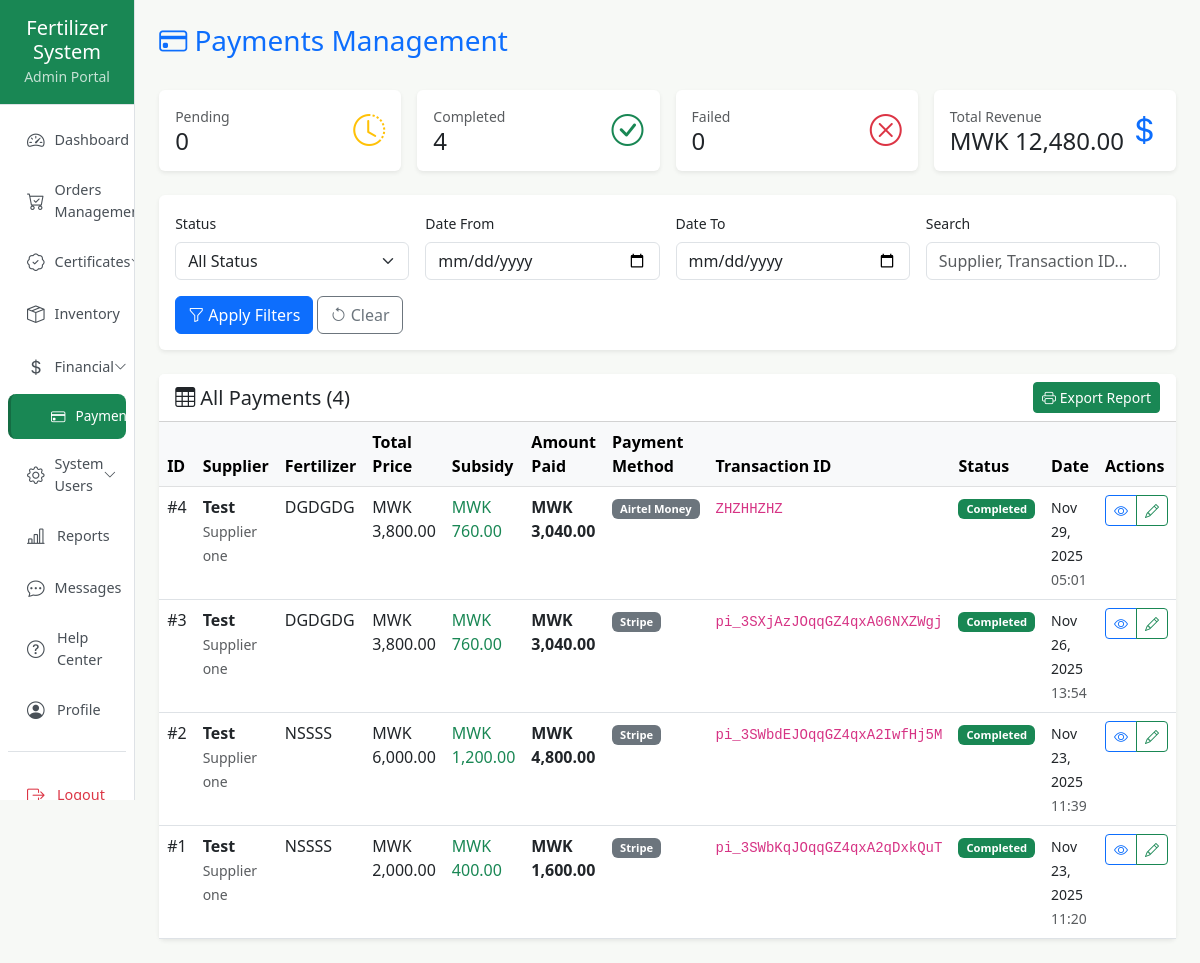
Page /admin/payments.php (signed in) on the committed database.
### tables this page shows
CREATE TABLE `payments` (
  `id` int(11) NOT NULL,
  `order_id` int(11) DEFAULT NULL,
  `total_price` decimal(10,2) DEFAULT NULL,
  `subsidy` decimal(10,2) DEFAULT NULL,
  `amount_paid` decimal(10,2) DEFAULT NULL,
  `payment_status` enum('Pending','Completed','Failed') DEFAULT 'Pending',
  `payment_method` varchar(50) DEFAULT NULL,
  `transaction_id` varchar(100) DEFAULT NULL,
  `receipt_path` text DEFAULT NULL,
  `payment_date` timestamp NOT NULL DEFAULT current_timestamp()
);

CREATE TABLE `users` (
  `id` int(11) NOT NULL,
  `full_name` varchar(255) DEFAULT NULL,
  `email` varchar(100) DEFAULT NULL,
  `phone` varchar(20) DEFAULT NULL,
  `password` varchar(255) DEFAULT NULL,
  `role` enum('admin','supplier','driver') DEFAULT 'supplier',
  `status` enum('active','inactive') DEFAULT 'active',
  `created_at` timestamp NOT NULL DEFAULT current_timestamp()
);

CREATE TABLE `suppliers` (
  `id` int(11) NOT NULL,
  `user_id` int(11) NOT NULL,
  `company_name` varchar(255) DEFAULT NULL,
  `phone` varchar(20) DEFAULT NULL,
  `address` text DEFAULT NULL,
  `created_at` timestamp NOT NULL DEFAULT current_timestamp(),
  `updated_at` timestamp NOT NULL DEFAULT current_timestamp() ON UPDATE current_timestamp()
);

CREATE TABLE `fertilizers` (
  `id` int(11) NOT NULL,
  `admin_id` int(11) DEFAULT NULL,
  `name` varchar(255) DEFAULT NULL,
  `price_per_unit` decimal(10,2) NOT NULL,
  `type` varchar(100) DEFAULT NULL,
  `npk_value` varchar(50) DEFAULT NULL,
  `batch_no` varchar(100) DEFAULT NULL,
  `expiry_date` date DEFAULT NULL,
  `stock` int(11) DEFAULT 0,
  `stock_remaining` int(11) DEFAULT 0,
  `minimum_stock` int(11) DEFAULT 0,
  `certified` tinyint(1) DEFAULT 1,
  `depot_location` varchar(255) DEFAULT NULL,
  `price` decimal(10,2) DEFAULT 0.00
);

### admin/payments.php (the view, shortened to what this page needs)
<?php
include('../includes/db.php');
$status_filter = $_GET['status'] ?? 'all';
$date_from = $_GET['date_from'] ?? '';
$date_to = $_GET['date_to'] ?? '';
$search = $_GET['search'] ?? '';
$query = "SELECT p.*, o.quantity, o.order_date, o.status as order_status,
          f.name as fertilizer_name, u.full_name, s.company_name
          FROM payments p
          LEFT JOIN orders o ON p.order_id = o.id
          LEFT JOIN fertilizers f ON o.fertilizer_id = f.id
          LEFT JOIN suppliers s ON o.supplier_id = s.id
          LEFT JOIN users u ON s.user_id = u.id
          WHERE 1=1";
$query .= " ORDER BY p.payment_date DESC";
$stmt = $conn->prepare($query);
$stmt->execute();
$payments = $stmt->get_result()->fetch_all(MYSQLI_ASSOC);
$stats = [];
$stats['total'] = $conn->query("SELECT COUNT(*) as count FROM payments")->fetch_assoc()['count'];
$stats['completed'] = $conn->query("SELECT COUNT(*) as count FROM payments WHERE payment_status = 'Completed'")->fetch_assoc()['count'];
$stats['pending'] = $conn->query("SELECT COUNT(*) as count FROM payments WHERE payment_status = 'Pending'")->fetch_assoc()['count'];
$stats['failed'] = $conn->query("SELECT COUNT(*) as count FROM payments WHERE payment_status = 'Failed'")->fetch_assoc()['count'];
$stats['total_revenue'] = $conn->query("SELECT SUM(amount_paid) as total FROM payments WHERE payment_status = 'Completed'")->fetch_assoc()['total'] ?? 0;
?>
<!DOCTYPE html>
<html lang="en">
<head>
    <link href="https://cdn.jsdelivr.net/npm/bootstrap@5.3.0/dist/css/bootstrap.min.css" rel="stylesheet">
    <link href="https://cdn.jsdelivr.net/npm/bootstrap-icons@1.10.5/font/bootstrap-icons.css" rel="stylesheet">
</head>
<body>
   <div class="d-flex">
    <?php include('../includes/sidebar.php'); ?>
    <div class="flex-grow-1 p-4">
        <div class="d-flex justify-content-between align-items-center mb-4">
            <h3 class="text-primary"><i class="bi bi-credit-card"></i> Payments Management</h3>
        </div>
        <div class="row g-3 mb-4">
            <div class="col-md-3">
                <div class="card stat-card pending border-0 shadow-sm">
                    <div class="card-body">
                        <div class="d-flex justify-content-between align-items-center">
                            <div>
                                <div class="text-muted small">Pending</div>
                                <h4 class="mb-0"><?= number_format($stats['pending']) ?></h4>
                            </div>
                            <i class="bi bi-clock-history text-warning" style="font-size: 2rem;"></i>
                        </div>
                    </div>
                </div>
            </div>
            <div class="col-md-3">
                <div class="card stat-card completed border-0 shadow-sm">
                    <div class="card-body">
                        <div class="d-flex justify-content-between align-items-center">
                            <div>
                                <div class="text-muted small">Completed</div>
                                <h4 class="mb-0"><?= number_format($stats['completed']) ?></h4>
                            </div>
                            <i class="bi bi-check-circle text-success" style="font-size: 2rem;"></i>
                        </div>
                    </div>
                </div>
            </div>
            <div class="col-md-3">
                <div class="card stat-card failed border-0 shadow-sm">
                    <div class="card-body">
                        <div class="d-flex justify-content-between align-items-center">
                            <div>
                                <div class="text-muted small">Failed</div>
                                <h4 class="mb-0"><?= number_format($stats['failed']) ?></h4>
                            </div>
                            <i class="bi bi-x-circle text-danger" style="font-size: 2rem;"></i>
                        </div>
                    </div>
                </div>
            </div>
            <div class="col-md-3">
                <div class="card stat-card revenue border-0 shadow-sm">
                    <div class="card-body">
                        <div class="d-flex justify-content-between align-items-center">
                            <div>
                                <div class="text-muted small">Total Revenue</div>
                                <h4 class="mb-0">MWK <?= number_format($stats['total_revenue'], 2) ?></h4>
                            </div>
                            <i class="bi bi-currency-dollar text-primary" style="font-size: 2rem;"></i>
                        </div>
                    </div>
                </div>
            </div>
        </div>
        <div class="card border-0 shadow-sm mb-4">
            <div class="card-body">
                <form method="GET" class="row g-3">
                    <div class="col-md-3">
                        <label class="form-label small">Status</label>
                        <select name="status" class="form-select">
                            <option value="all" <?= $status_filter === 'all' ? 'selected' : '' ?>>All Status</option>
                        </select>
                    </div>
                    <div class="col-md-3">
                        <label class="form-label small">Date From</label>
                        <input type="date" name="date_from" class="form-control" value="<?= htmlspecialchars($date_from) ?>">
                    </div>
                    <div class="col-md-3">
                        <label class="form-label small">Date To</label>
                        <input type="date" name="date_to" class="form-control" value="<?= htmlspecialchars($date_to) ?>">
                    </div>
                    <div class="col-md-3">
                        <label class="form-label small">Search</label>
                        <input type="text" name="search" class="form-control" placeholder="Supplier, Transaction ID..." value="<?= htmlspecialchars($search) ?>">
                    </div>
                    <div class="col-12">
                        <button type="submit" class="btn btn-primary">
                            <i class="bi bi-funnel"></i> Apply Filters
                        </button>
                        <a href="payments.php" class="btn btn-outline-secondary">
                            <i class="bi bi-arrow-counterclockwise"></i> Clear
                        </a>
                    </div>
                </form>
            </div>
        </div>
        <div class="card border-0 shadow-sm">
            <div class="card-header bg-white d-flex justify-content-between align-items-center">
                <h5 class="mb-0"><i class="bi bi-table"></i> All Payments (<?= count($payments) ?>)</h5>
                <button class="btn btn-sm btn-success" onclick="window.print()">
                    <i class="bi bi-printer"></i> Export Report
                </button>
            </div>
            <div class="card-body p-0">
                <div class="table-responsive">
                    <table class="table table-hover mb-0">
                        <thead class="table-light">
                            <tr>
                                <th>ID</th>
                                <th>Supplier</th>
                                <th>Fertilizer</th>
                                <th>Total Price</th>
                                <th>Subsidy</th>
                                <th>Amount Paid</th>
                                <th>Payment Method</th>
                                <th>Transaction ID</th>
                                <th>Status</th>
                                <th>Date</th>
                                <th>Actions</th>
                            </tr>
                        </thead>
                        <tbody>
                            <?php if (empty($payments)): ?>
                                <tr>
                                    <td colspan="11" class="text-center py-4 text-muted">
                                        <i class="bi bi-inbox" style="font-size: 3rem;"></i>
                                        <p class="mb-0">No payments found</p>
                                    </td>
                                </tr>
                            <?php else: ?>
                                <?php foreach ($payments as $payment): ?>
                                    <tr>
                                        <td>#<?= $payment['id'] ?></td>
                                        <td>
                                            <div class="fw-semibold"><?= htmlspecialchars($payment['full_name'] ?? 'N/A') ?></div>
                                            <small class="text-muted"><?= htmlspecialchars($payment['company_name'] ?? '') ?></small>
                                        </td>
                                        <td><?= htmlspecialchars($payment['fertilizer_name'] ?? 'N/A') ?></td>
                                        <td>MWK <?= number_format($payment['total_price'], 2) ?></td>
                                        <td>
                                            <?php if ($payment['subsidy']): ?>
                                                <span class="text-success">MWK <?= number_format($payment['subsidy'], 2) ?></span>
                                            <?php else: ?>
                                                <span class="text-muted">-</span>
                                            <?php endif; ?>
                                        </td>
                                        <td class="fw-semibold">MWK <?= number_format($payment['amount_paid'], 2) ?></td>
                                        <td>
                                            <?php if ($payment['payment_method']): ?>
                                                <span class="badge bg-secondary"><?= htmlspecialchars($payment['payment_method']) ?></span>
                                            <?php else: ?>
                                                <span class="text-muted">-</span>
                                            <?php endif; ?>
                                        </td>
                                        <td>
                                            <?php if ($payment['transaction_id']): ?>
                                                <code class="small"><?= htmlspecialchars($payment['transaction_id']) ?></code>
                                            <?php else: ?>
                                                <span class="text-muted">-</span>
                                            <?php endif; ?>
                                        </td>
                                        <td>
                                            <?php
                                            $badge_class = [
                                                'Pending' => 'bg-warning',
                                                'Completed' => 'bg-success',
                                                'Failed' => 'bg-danger'
                                            ][$payment['payment_status']] ?? 'bg-secondary';
                                            ?>
                                            <span class="badge status-badge <?= $badge_class ?>">
                                                <?= htmlspecialchars($payment['payment_status']) ?>
                                            </span>
                                        </td>
                                        <td>
                                            <small><?= date('M d, Y', strtotime($payment['payment_date'])) ?></small><br>
                                            <small class="text-muted"><?= date('H:i', strtotime($payment['payment_date'])) ?></small>
                                        </td>
                                        <td>
                                            <div class="btn-group btn-group-sm">
                                                <button type="button" class="btn btn-outline-primary" data-bs-toggle="modal" data-bs-target="#viewModal<?= $payment['id'] ?>">
                                                    <i class="bi bi-eye"></i>
                                                </button>
                                                <button type="button" class="btn btn-outline-success" data-bs-toggle="modal" data-bs-target="#updateModal<?= $payment['id'] ?>">
                                                    <i class="bi bi-pencil"></i>
                                                </button>
                                            </div>
                                        </td>
                                    </tr>
                                <?php endforeach; ?>
                            <?php endif; ?>
                        </tbody>
                    </table>
                </div>
            </div>
        </div>
</body>
</html>

### admin/payments.php (style rules this page uses)
body { background: #f7f9f6; }
.stat-card { border-left: 4px solid; transition: transform 0.2s; }
.stat-card.pending { border-color: #ffc107; }
.stat-card.completed { border-color: #28a745; }
.stat-card.failed { border-color: #dc3545; }
.stat-card.revenue { border-color: #0d6efd; }
.status-badge { padding: 0.35rem 0.65rem; font-size: 0.75rem; }

### includes/sidebar.php (style rules this page uses)
.badge { font-size: 0.7rem; padding: 0.25rem 0.5rem; }

### rows in the picture
payments: id "4", users.full_name "Test", suppliers.company_name "Supplier one", fertilizers.name "DGDGDG", total_price "3,800.00", subsidy "760.00", amount_paid "3,040.00", payment_method "Airtel Money", transaction "ZHZHHZHZ", payment_status "Completed", payment_date "Nov 29, 2025", payment_date "05:01"
payments: id "3", users.full_name "Test", suppliers.company_name "Supplier one", fertilizers.name "DGDGDG", total_price "3,800.00", subsidy "760.00", amount_paid "3,040.00", payment_method "Stripe", transaction "pi_3SXjAzJOqqGZ4qxA06NXZWgj", payment_status "Completed", payment_date "Nov 26, 2025", payment_date "13:54"
payments: id "2", users.full_name "Test", suppliers.company_name "Supplier one", fertilizers.name "NSSSS", total_price "6,000.00", subsidy "1,200.00", amount_paid "4,800.00", payment_method "Stripe", transaction "pi_3SWbdEJOqqGZ4qxA2IwfHj5M", payment_status "Completed", payment_date "Nov 23, 2025", payment_date "11:39"
payments: id "1", users.full_name "Test", suppliers.company_name "Supplier one", fertilizers.name "NSSSS", total_price "2,000.00", subsidy "400.00", amount_paid "1,600.00", payment_method "Stripe", transaction "pi_3SWbKqJOqqGZ4qxA2qDxkQuT", payment_status "Completed", payment_date "Nov 23, 2025", payment_date "11:20"

### other values in the picture
$role "Admin"
$stats['pending'] "0"
$stats['completed'] "4"
$stats['failed'] "0"
$stats['total_revenue'] "12,480.00"
count($payments) "4"
